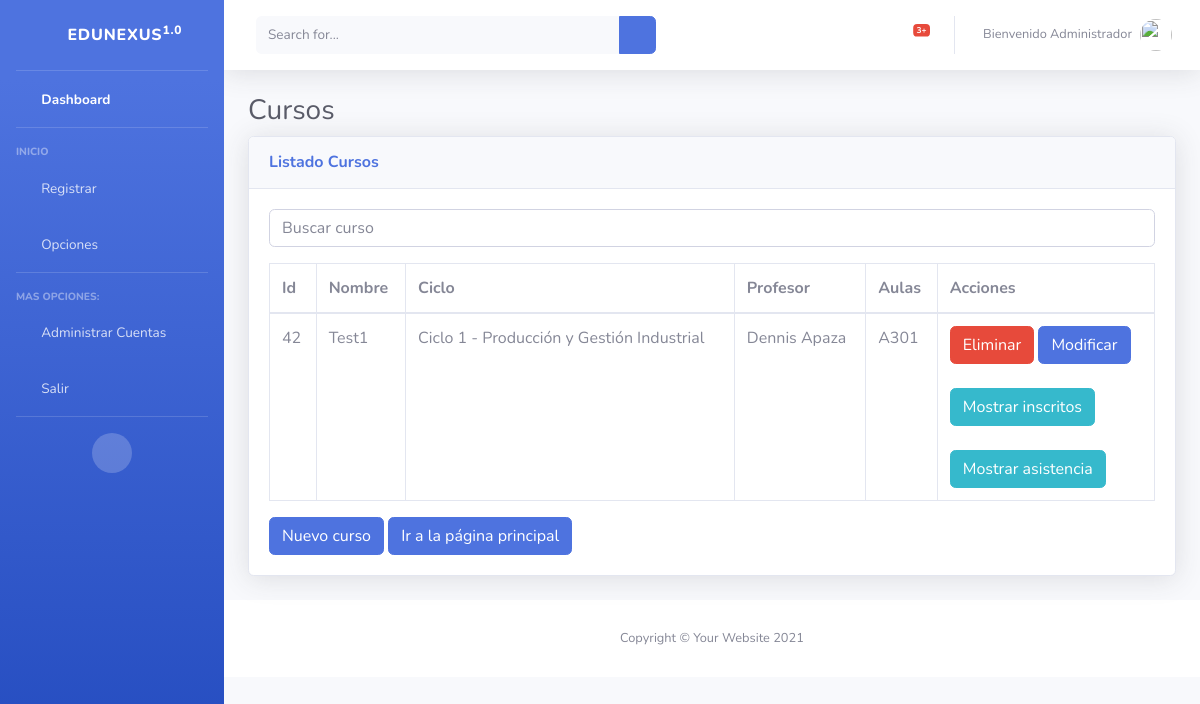
The page /listaCurso/ on the database its author committed.
### dashboard/models.py (models this page shows, shortened)
class Curso(models.Model):
    nombre = models.CharField(max_length=100)
    ciclo = models.ForeignKey(Ciclo, on_delete=models.CASCADE)
    profesor = models.ForeignKey(Profesor, on_delete=models.CASCADE)
    aulas = models.ForeignKey(Aula, on_delete=models.CASCADE, null=True)

class Ciclo(models.Model):
    carrera = models.ForeignKey(Carrera, on_delete=models.CASCADE)
    numero = models.IntegerField()
    def __str__(self):
        return f"Ciclo {self.numero} - {self.carrera.nombre}"
    class Meta:
        unique_together = ('carrera', 'numero')

class Carrera(models.Model):
    nombre = models.CharField(max_length=100)
    imagen = models.ImageField(upload_to='carreras/', null=True, blank=True)

class Profesor(models.Model):
    nombre = models.CharField(max_length=200)
    apellido = models.CharField(max_length=200)
    email = models.EmailField()
    celular = models.IntegerField()
    created_at = models.DateTimeField(auto_now_add=True)
    cuenta = models.OneToOneField(Cuenta, on_delete=models.CASCADE, null=True)
    def __str__(self):
        return self.nombre + " " + self.apellido

class Aula(models.Model):
    nombre = models.CharField(max_length=100)
    def __str__(self):
        return self.nombre

### dashboard/views.py (the view)
# urls.py: path('listaCurso/', views.CursoView.as_view(),name='listcurso'),
class CursoView(View):
    def get(self,request):
        listaCursos = Curso.objects.all()
        formCurso = CursoForm()
        context = {
            'cursos' : listaCursos,
            'formCurso': formCurso
        }
        return render(request,'tblCurso.html',context)

### dashboard/forms.py
class CursoForm(ModelForm):
    class Meta:
        model = Curso
        fields = '__all__'

### dashboard/templates/tblCurso.html (shortened to what this page needs)
{% extends 'layout.html' %}
{% block content %}
<div class="container-fluid">
  <h1 class="h3 mb-2 text-gray-800">Cursos</h1>
  <div class="card shadow mb-4">
    <div class="card-header py-3">
      <h6 class="m-0 font-weight-bold text-primary">Listado Cursos</h6>
    </div>
    <div class="card-body">
      <div class="table-responsive">
        <div class="input-group mb-3">
          <input type="text" id="searchInput" class="form-control" placeholder="Buscar curso">
        </div>
        <table class="table table-bordered" id="dataTable" width="100%" cellspacing="0">
          <thead>
            <tr>
              <th>Id</th>
              <th>Nombre</th>
              <th>Ciclo</th>
              <th>Profesor</th>
              <th>Aulas</th>
              <th>Acciones</th>
            </tr>
          </thead>
          <tbody>
            {% for curso in cursos %}
            <tr>
              <td>{{ curso.id }}</td>
              <td>{{ curso.nombre }}</td>
              <td>{{ curso.ciclo }}</td>
              <td>{{ curso.profesor }}</td>
              <td>{{ curso.aulas }}</td>
              <td>
                <form id="deleteForm{{ curso.id }}" action="{% url 'eliminar_curso' curso.id %}" method="POST">
                  <button type="button" class="btn btn-danger" onclick="confirmDelete('{{ curso.nombre }}', '{{ curso.id }}')">Eliminar</button>
                  <a href="{% url 'modificar_curso' curso.id %}" class="btn btn-primary">Modificar</a>
                </form>
                <br>
                <a href="{% url 'mostrar_inscritos' curso.id %}" class="btn btn-info">Mostrar inscritos</a>
                <br>
                <br>
                <a href="{% url 'mostrar_asistencias' curso.id %}" class="btn btn-info">Mostrar asistencia</a>
              </td>
            </tr>
            {% endfor %}
          </tbody>
        </table>
      </div>
      <div>
        <a href="{% url 'nuevo_curso' %}" class="btn btn-primary">Nuevo curso</a>
        <a href="/" class="btn btn-primary">Ir a la página principal</a>
      </div>
    </div>
  </div>
</div>
{% endblock %}

### rows shown on the page
Curso: id "42", nombre "Test1", ciclo "Ciclo 1 - Producción y Gestión Industrial", profesor "Dennis Apaza", aulas "A301"
